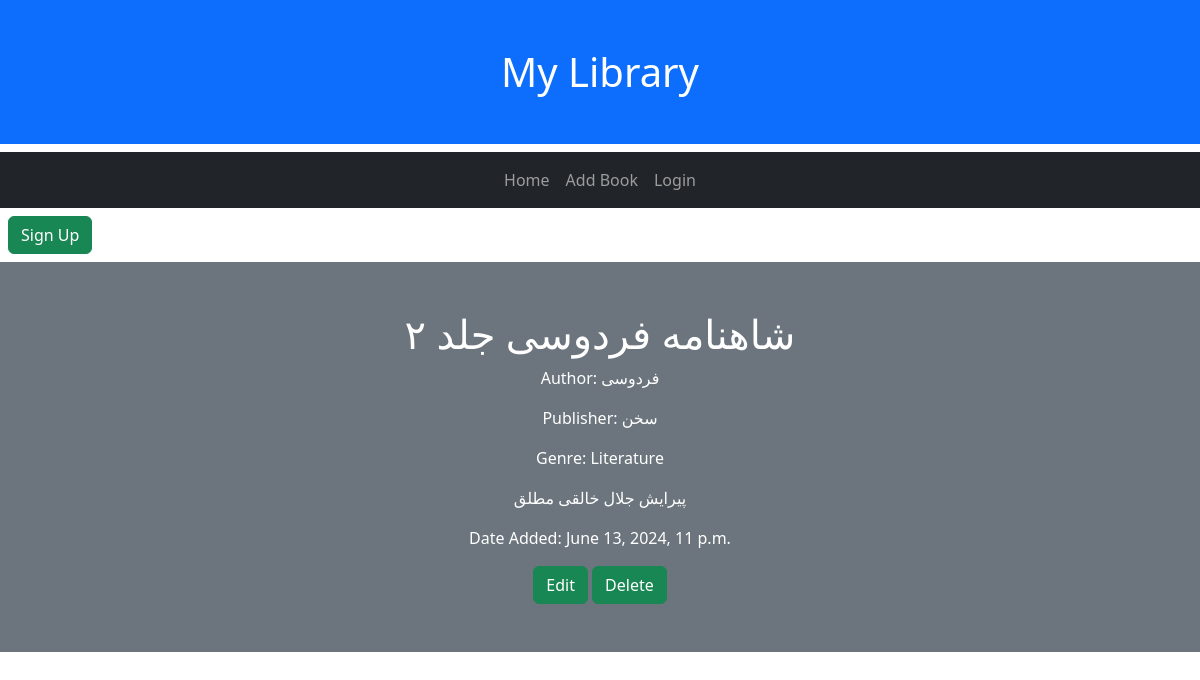
Screenshot of /3/ with the database file from the repository.
### library/models.py (models this page shows, shortened)
class Book(models.Model):
    user = models.ForeignKey(settings.AUTH_USER_MODEL, on_delete=models.CASCADE)
    title = models.CharField(max_length=100)
    author_name = models.CharField('Author Name',max_length=50, null = True, blank=True)
    author_surname = models.CharField('Author Surname',max_length=50)
    publisher = models.CharField(max_length=50, null=True, blank=True)
    genre = models.CharField(
        max_length = 20,
        choices = GENRE_CHOICES,
        default = 'Literature'
    )
    description = models.TextField(max_length=500, null=True, blank=True)
    created = models.DateTimeField(auto_now_add=True)
    borrowed = models.BooleanField(default=False)
    class Meta:
        ordering = ['title']

### library/views.py (the view)
# urls.py: path('<int:pk>/', views.DetailView.as_view(), name = 'detail'),
class DetailView(generic.DetailView):
    model = Book
    template_name = "library/details.html"

### library/templates/library/details.html (shortened to what this page needs)
{% extends "library/master.html" %}
{% block content %}
<div class="container-fluid text-center p-5 text-bg-secondary">
    <h1>{{object.title}}</h1>
{% if book.author_name == null %}
    <p>Author: {{object.author_surname}}</p>
{% else %}
    <p>Author: {{object.author_name}} {{book.author_surname}}</p>
{% endif %}
<p> Publisher: {{object.publisher}}</p>
<p>Genre: {{ object.genre }}</p>
<p>{{ object.description }}</p>
<p>Date Added: {{ object.created }}</p>
<a class="btn btn-success" href = "{% url 'library:EditPage' object.id %}" role="button">Edit</a>
<a class="btn btn-success" href = "{% url 'library:DeletePage' object.id %}" role="button">Delete</a>
</div>
{% endblock %}

### rows the page displays
Book: title "شاهنامه فردوسی جلد ۲", author_surname "فردوسی", publisher "سخن", genre "Literature", description "پیرایش جلال خالقی مطلق", created "June 13, 2024, 11 p.m."
